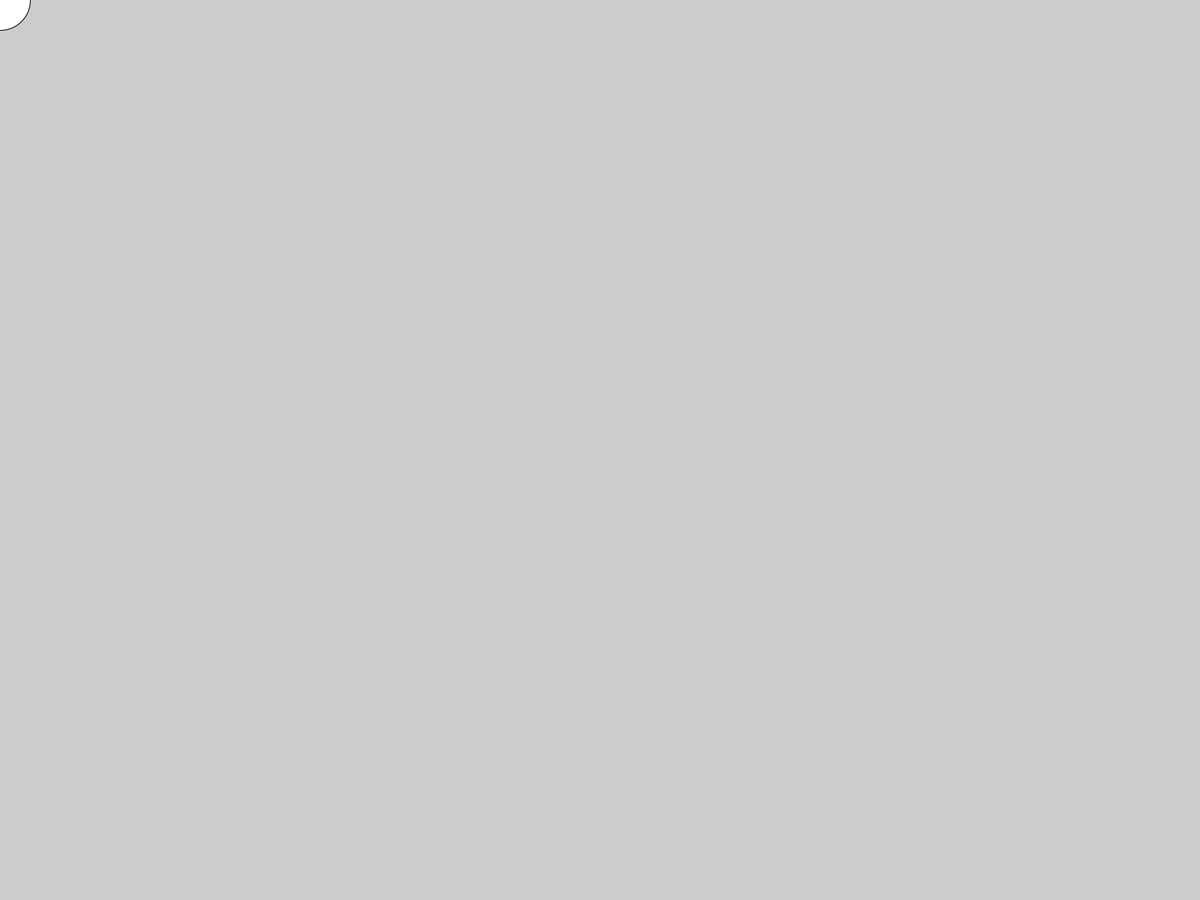
Frame 1 (no input)
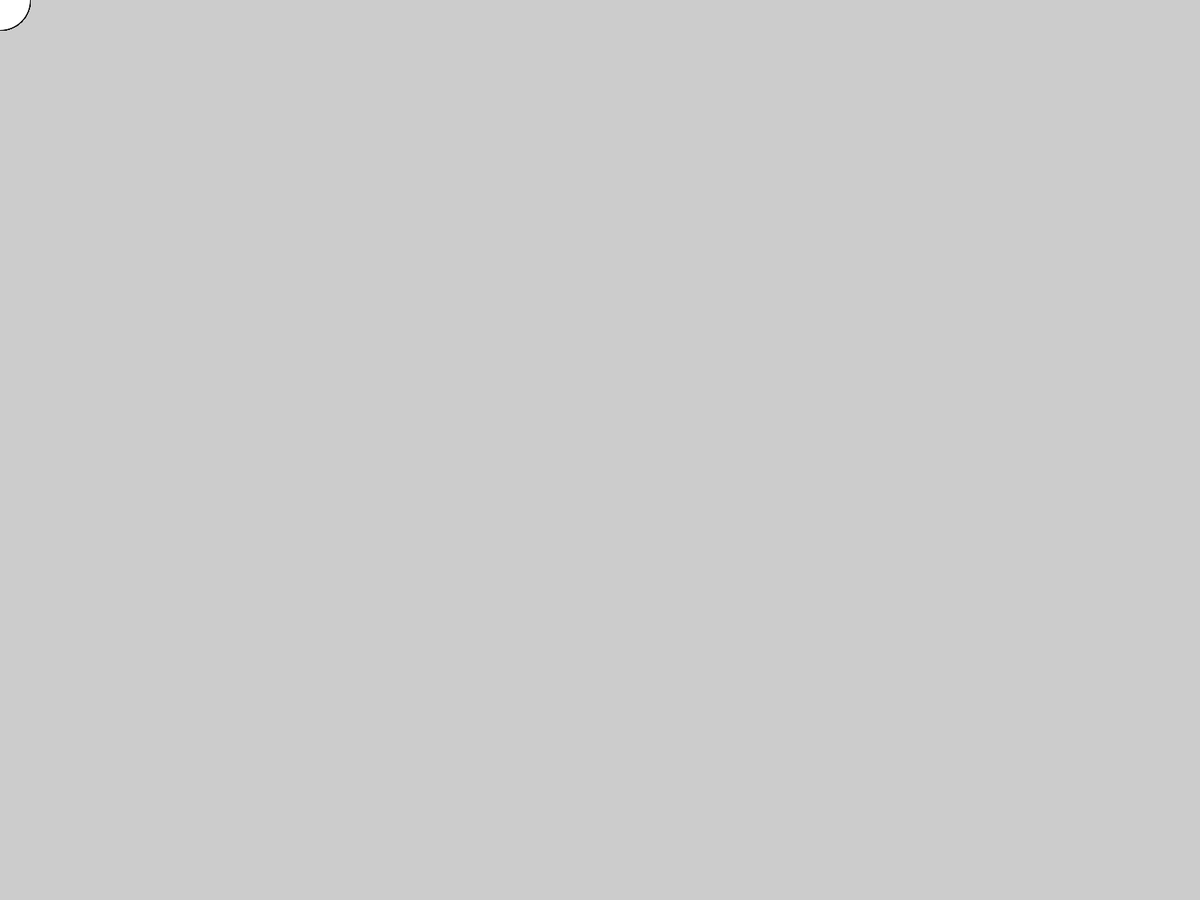
Frame 60 (the mouse pressed at the canvas centre just before this capture)
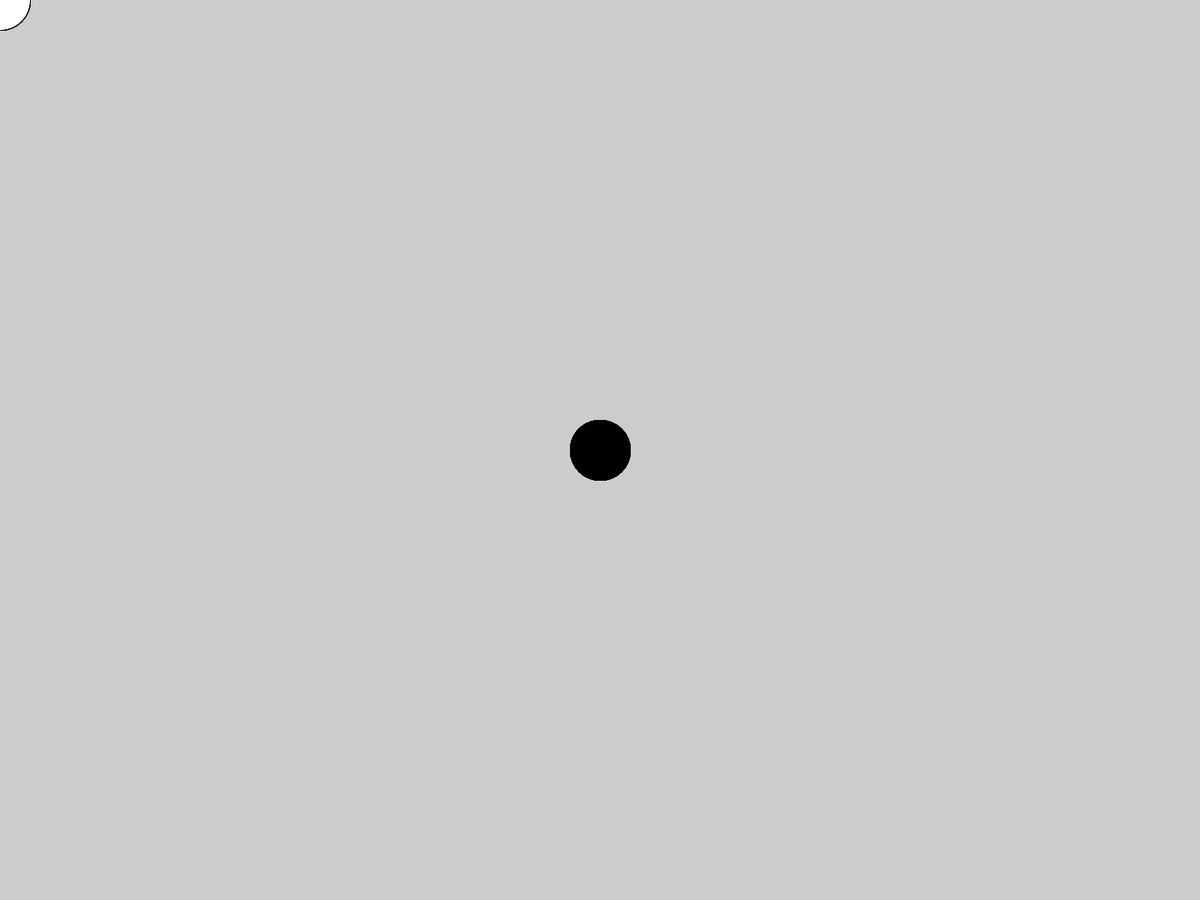
Frame 120 (the mouse held since frame 60 and released just before this capture)

The Processing sketch that drew these frames (run headless with seeded random() and noise(); from frame 60 on, the mouse is pressed at the canvas centre):

// Processing sketch: follow_x_y
// ── follow_x_y.pde
void setup() {
  fullScreen();
}

void draw() {
  if (mousePressed) {
    fill(0);
  } else {
    fill(255);
  }
  ellipse(mouseX, mouseY, 80, 80);
}
